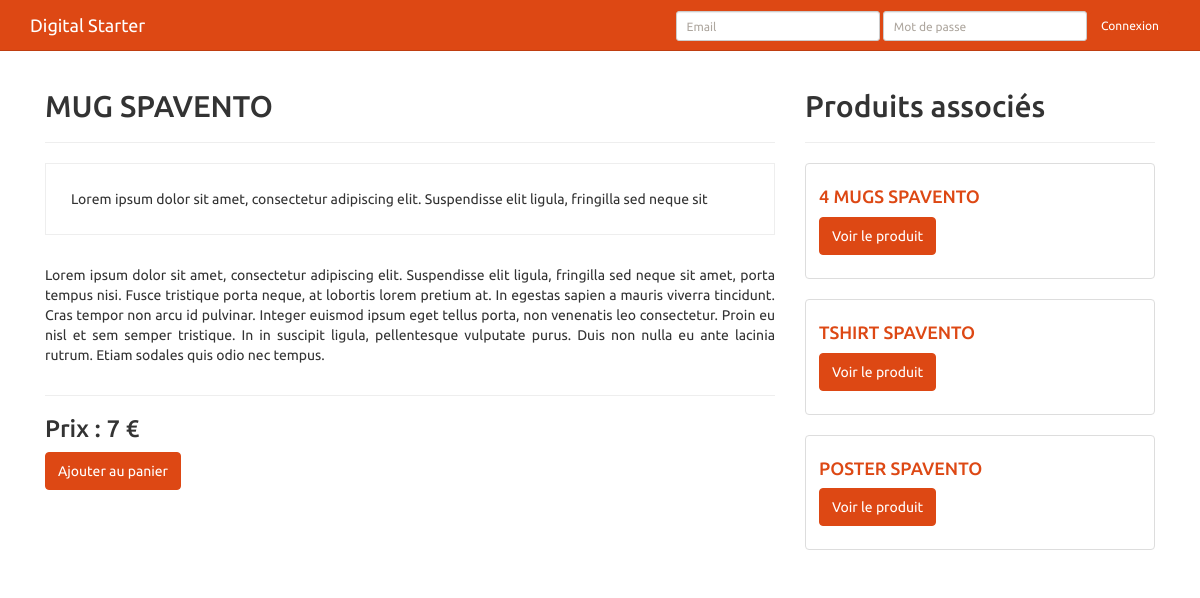
/produit.php?id=1, run on the app's committed database.
### tables this page shows
CREATE TABLE `produits` (
  `id` int(11) NOT NULL AUTO_INCREMENT,
  `libelle` varchar(100) NOT NULL,
  `description` text NOT NULL,
  `image` varchar(255) DEFAULT NULL,
  `prix` float NOT NULL,
  `valeur_projet` int(11) NOT NULL,
  `poids` float NOT NULL,
  `id_type_produit` int(11) NOT NULL,
  `id_projet` int(11) NOT NULL,
  PRIMARY KEY (`id`),
  KEY `FK_type_produit` (`id_type_produit`),
  KEY `FK_produit_projet` (`id_projet`),
  CONSTRAINT `FK_produit_projet` FOREIGN KEY (`id_projet`) REFERENCES `projets` (`id`) ON DELETE NO ACTION ON UPDATE NO ACTION,
  CONSTRAINT `FK_type_produit` FOREIGN KEY (`id_type_produit`) REFERENCES `type_produits` (`id`) ON DELETE NO ACTION ON UPDATE NO ACTION
);

### bootstrap.php (called while the page is built, shortened)
<?php
function loadClass($class, $dirName = 'classes') {
    $dir = opendir($dirName);
    while($file = readdir($dir)) {
        if($file == '.' || $file == '..') continue;
    }
}

### classes/managers/Manager.php (called while the page is built, shortened)
<?php
abstract class Manager extends DbConnexion {
    protected $table;
    public function find($req = array()) {
        $sql = 'SELECT ';
        if(isset($req['fields'])) {
            if(is_array($req['fields'])) {
                $sql .= implode(', ', $req['fields']);
            } else {
                $sql .= $req['fields'];
            }
        } else {
            $sql .= '*';
        }
        $sql .= ' FROM '.$this->table.' ';
        if(isset($req['conditions'])) {
            $sql .= 'WHERE ';
            if(!is_array($req['conditions'])) {
                $sql .= $req['conditions'];
            } else {
                $cond = array();
                foreach($req['conditions'] as $k => $v) {
                    $condition = array();
                    if(is_array($v)) {
                        $condition = array_merge($condition, $v);
                    } else {
                        $condition['field'] = $k;
                        $condition['operator'] = '=';
                        $condition['value'] = $v;
                    }
                    if($condition['value'] == 'null') {
                        $cond[] = $condition['field'] . ' IS NULL';
                    } else {
                        $cond[] = $condition['field'] . $condition['operator'] . $condition['value'];
                    }
                }
                $sql .= implode(' AND ', $cond);
            }
        }
        $r = self::getConnexion()->query($sql);
        $dbObjects = $r->fetchAll(PDO::FETCH_ASSOC);
        return $this->dbo_to_entities($dbObjects);
    }
    public function findFirst($req = array()) {
        return current($this->find($req));
    }
    protected function dbo_to_entities($db_objects) {
        $entities = array();
        foreach($db_objects as $dbo) {
            $entities[] = new $this->entity($dbo);
        }
        return $entities;
    }
}

### classes/DbConnexion.php (called while the page is built)
<?php
class DbConnexion {
    private static $connexion;
    public static $host;
    public static $dbname;
    public static $user;
    public static $pass;
    private static $options = array(
        PDO::MYSQL_ATTR_INIT_COMMAND => 'SET NAMES utf8'
    );
    public static function getConnexion() {
        if(!isset(self::$connexion)) {
            try {
                self::$connexion = new PDO(
                    'mysql:host=' . self::$host . ';dbname=' . self::$dbname,
                    self::$user,
                    self::$pass,
                    self::$options);
            } catch(Exception $e) {
                die('Connexion à la base de données impossible.');
            }
        }
        return self::$connexion;
    }
}

### classes/entities/Entity.php (called while the page is built, shortened)
<?php
abstract class Entity {
    public function __get($attribute) {
        return $this->$attribute;
	}
    protected function hydrate($params = array()) {
        foreach($params as $k => $v) {
            $method = 'set' . ucfirst($k);
        }
	}
}

### produit.php (the view)
<?php
require_once('bootstrap.php');
$id_produit = isset($_GET['id']) ? $_GET['id'] : null;
$produitManager = new ProduitManager();
$produit = $produitManager->findFirst(array('conditions' => array('id' => $id_produit)));
$produits = $produitManager->find(array('conditions' => array('id_projet' => $produit->id_projet)));
require_once('template/header.php');
?>
    <div class="col-lg-8 fiche-projet">
        <div class="page-header">
            <h2><?php echo $produit->libelle; ?></h2>
        </div>
        <p class="description"><?php echo $produit->description; ?></p>
        <p class="lorem">
            Lorem ipsum dolor sit amet, consectetur adipiscing elit. Suspendisse elit ligula, fringilla sed neque sit
            amet, porta tempus nisi. Fusce tristique porta neque, at lobortis lorem pretium at. In egestas sapien a
            mauris viverra tincidunt. Cras tempor non arcu id pulvinar. Integer euismod ipsum eget tellus porta, non
            venenatis leo consectetur. Proin eu nisl et sem semper tristique. In in suscipit ligula, pellentesque
            vulputate purus. Duis non nulla eu ante lacinia rutrum. Etiam sodales quis odio nec tempus.
        </p>
        <h3 class="price">Prix : <?php echo $produit->prix; ?> €</h3>
        <a href="#" class="btn btn-primary" role="button">Ajouter au panier</a>
    </div>
    <div class="col-lg-4 progression">
        <div class="page-header">
            <h2>Produits associés</h2>
        </div>
        <?php
            foreach($produits as $p) {
                if($p->id != $id_produit) {
                    echo    '<div class="thumbnail">' .
                                '<div class="caption">' .
                                    '<h4>' .
                                        '<a href="produit.php?id=' . $p->id . '">' . $p->libelle . '</a>' .
                                    '</h4>' .
                                    '<p class="clearfix">' .
                                        '<a href="produit.php?id=' . $p->id . '" class="btn btn-primary" role="button" title="' . $p->libelle . '">Voir le produit</a>' .
                                    '</p>' .
                                '</div>' .
                            '</div>';
                }
            }
        ?>
    </div>
<?php
require_once('template/footer.php');

### assets/css/style.css (style rules this page uses)
body { padding-top: 50px; }
div.fiche-projet p.description { padding: 25px; margin: 0px 0px 30px 0px; border: 1px solid #eee; }
div.fiche-projet p.lorem { padding: 0px 0px 30px 0px; text-align: justify; border-bottom: 1px solid #eee; }

### data on the page
produits: libelle "MUG SPAVENTO", description "Lorem ipsum dolor sit amet, consectetur adipiscing elit. Suspendisse elit ligula, fringilla sed neque sit", prix "7"
produits: libelle "4 MUGS SPAVENTO"
produits: libelle "TSHIRT SPAVENTO"
produits: libelle "POSTER SPAVENTO"
